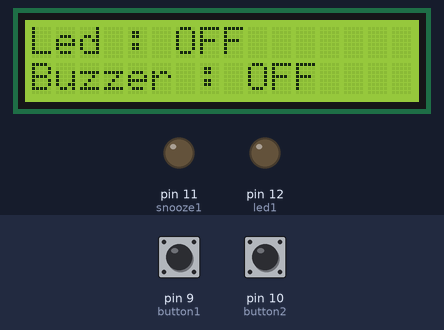
A sketch run on a simulated Arduino Uno, built with avr-gcc and run on an emulated ATmega328P. On the bench: 16×2 character LCD, output pins drawn as LEDs (lit = HIGH). Dashed ring = blinking. The test bench sets the inputs (shaded band); at power-on: pin 9 (button1) LOW, pin 10 (button2) LOW.

Above: at 1.2 s.
1.3 s: pin 9 (button1) pulled HIGH for 1 s
At 3.2 s:
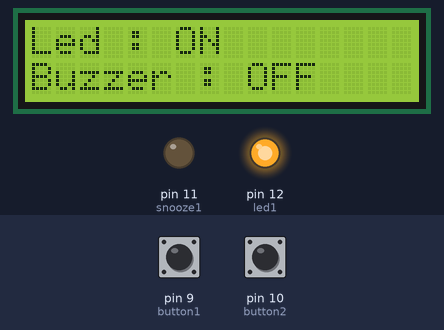
3.8 s: pin 10 (button2) pulled HIGH for 3.2 s
At 3.9 s:
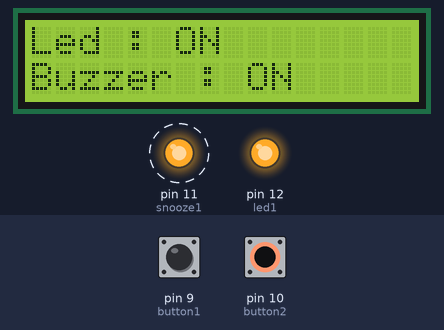
8.5 s: pin 10 (button2) pulled HIGH for 0.15 s
At 8.9 s:
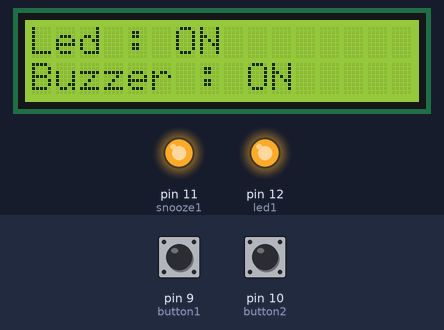
10.1 s: pin 9 (button1) pulled HIGH for 0.15 s
At 11.3 s:
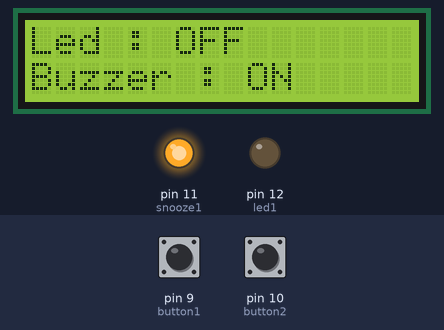
11.7 s: pin 10 (button2) pulled HIGH for 1 s
At 12.01 s:
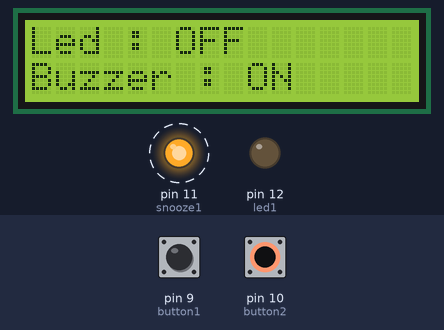
14.2 s: pin 9 (button1) pulled HIGH for 3.2 s
At 14.3 s:
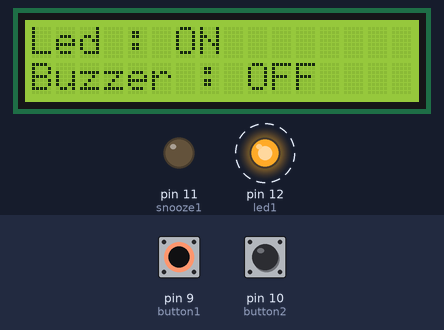
Timing chart, 0 to 18.7 s (numbered marks = the images above; inputs shaded):
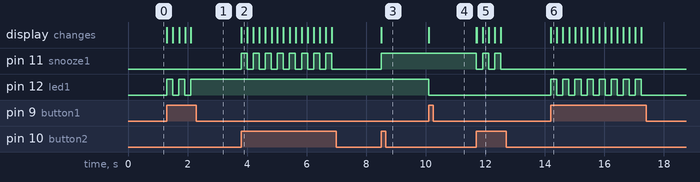

Measured:
- after the input at 1.3 s, pin 12 (led1): alternates HIGH for 0.20 s and LOW for 0.20 s, 5 changes in all, then stays HIGH, starting at once; the display: first changes at once (image 1 shows a later state)
- after the input at 3.8 s, pin 11 (snooze1): alternates HIGH for 0.20 s and LOW for 0.20 s, 16 changes in all, then stays LOW, starting at once; the display: first changes at once (image 2 shows a later state)
- after the input at 8.5 s, pin 11 (snooze1): LOW → HIGH at once; the display: first changes at once (image 3 shows a later state)
- after the input at 10.1 s, pin 12 (led1): HIGH → LOW at once; the display: first changes at once (image 4 shows a later state)
- after the input at 11.7 s, pin 11 (snooze1): alternates HIGH for 0.20 s and LOW for 0.20 s, 5 changes in all, then stays LOW, starting at once; the display: first changes at once (image 5 shows a later state)
- after the input at 14.2 s, pin 12 (led1): alternates HIGH for 0.20 s and LOW for 0.20 s, 16 changes in all, then stays LOW, starting at once; the display: first changes at once (image 6 shows a later state)

The sketch:

LCD_2_Buttons.ino
```cpp
// Wiring code generated from an ArduinoML model
// Application name: Change LCD state with two buttons

long debounce = 200;

enum STATE {both, led, snooze, none};
STATE currentState = none;

boolean button1BounceGuard = false;
long button1LastDebounceTime = 0;

boolean button2BounceGuard = false;
long button2LastDebounceTime = 0;
#include <LiquidCrystal.h>
LiquidCrystal lcd(2,3,4,5,6,7,8); // screen [LCD Actuator]

long timerSinceNewState = millis();

void setup(){
  pinMode(9, INPUT);  // button1 [Sensor]
  pinMode(10, INPUT);  // button2 [Sensor]
  lcd.begin(16,2); // screen [Actuator]
  pinMode(11, OUTPUT); // snooze1 [Actuator]
  pinMode(12, OUTPUT); // led1 [Actuator]
}

void loop() {
	switch(currentState){
		case both:
			digitalWrite(12,HIGH);
			digitalWrite(11,HIGH);
			lcd.setCursor(0,0);
			lcd.print("Led : ON");
			lcd.setCursor(0,1);
			lcd.print("Buzzer : ON");
			button2BounceGuard = millis() - button2LastDebounceTime > debounce;
			if (digitalRead(10) == HIGH && button2BounceGuard) {
				button2LastDebounceTime = millis();
				timerSinceNewState = millis();
				currentState = led;
				lcd.clear();
			}
			button1BounceGuard = millis() - button1LastDebounceTime > debounce;
			if (digitalRead(9) == HIGH && button1BounceGuard) {
				button1LastDebounceTime = millis();
				timerSinceNewState = millis();
				currentState = snooze;
				lcd.clear();
			}
		break;
		case led:
			digitalWrite(12,HIGH);
			digitalWrite(11,LOW);
			lcd.setCursor(0,0);
			lcd.print("Led : ON");
			lcd.setCursor(0,1);
			lcd.print("Buzzer : OFF");
			button1BounceGuard = millis() - button1LastDebounceTime > debounce;
			if (digitalRead(9) == HIGH && button1BounceGuard) {
				button1LastDebounceTime = millis();
				timerSinceNewState = millis();
				currentState = none;
				lcd.clear();
			}
			button2BounceGuard = millis() - button2LastDebounceTime > debounce;
			if (digitalRead(10) == HIGH && button2BounceGuard) {
				button2LastDebounceTime = millis();
				timerSinceNewState = millis();
				currentState = both;
				lcd.clear();
			}
		break;
		case snooze:
			digitalWrite(12,LOW);
			digitalWrite(11,HIGH);
			lcd.setCursor(0,0);
			lcd.print("Led : OFF");
			lcd.setCursor(0,1);
			lcd.print("Buzzer : ON");
			button2BounceGuard = millis() - button2LastDebounceTime > debounce;
			if (digitalRead(10) == HIGH && button2BounceGuard) {
				button2LastDebounceTime = millis();
				timerSinceNewState = millis();
				currentState = none;
				lcd.clear();
			}
			button1BounceGuard = millis() - button1LastDebounceTime > debounce;
			if (digitalRead(9) == HIGH && button1BounceGuard) {
				button1LastDebounceTime = millis();
				timerSinceNewState = millis();
				currentState = both;
				lcd.clear();
			}
		break;
		case none:
			digitalWrite(12,LOW);
			digitalWrite(11,LOW);
			lcd.setCursor(0,0);
			lcd.print("Led : OFF");
			lcd.setCursor(0,1);
			lcd.print("Buzzer : OFF");
			button1BounceGuard = millis() - button1LastDebounceTime > debounce;
			if (digitalRead(9) == HIGH && button1BounceGuard) {
				button1LastDebounceTime = millis();
				timerSinceNewState = millis();
				currentState = led;
				lcd.clear();
			}
			button2BounceGuard = millis() - button2LastDebounceTime > debounce;
			if (digitalRead(10) == HIGH && button2BounceGuard) {
				button2LastDebounceTime = millis();
				timerSinceNewState = millis();
				currentState = snooze;
				lcd.clear();
			}
		break;
	}
}
```
